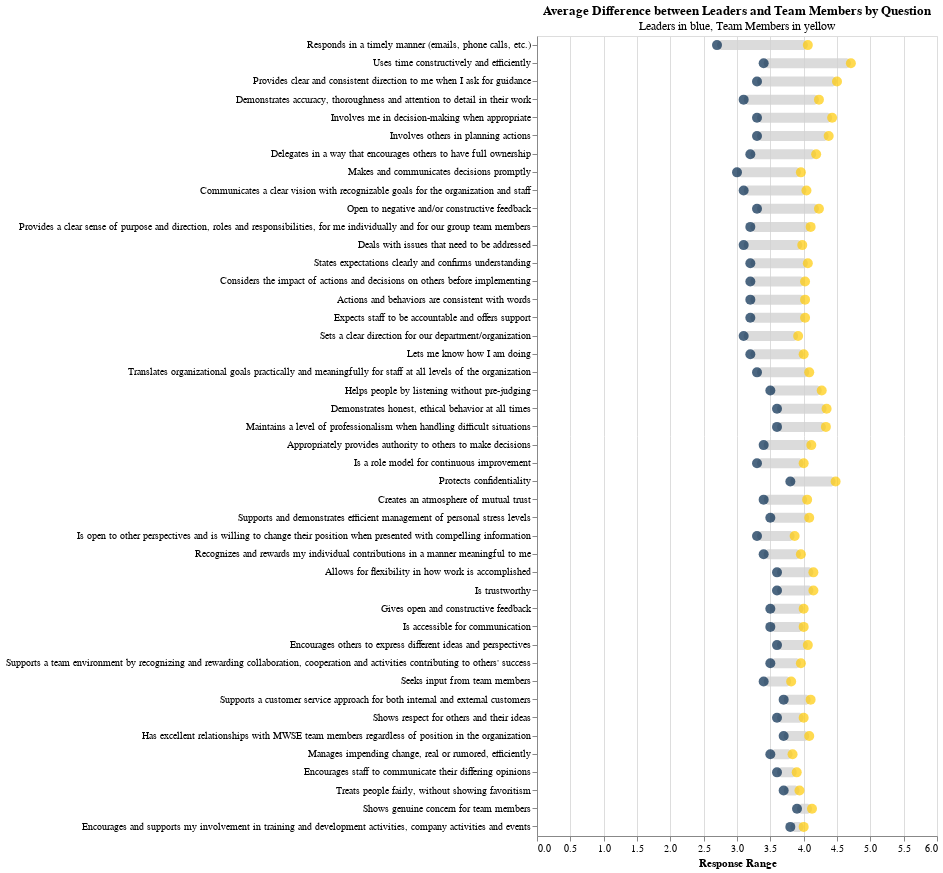

Notebook cell for this chart:
### Code cell
df = df_combined.copy()
df = df.sort_values(by='mean_diff', ascending=False)

question_sort_order = df['Question'].tolist()

ci_chart = alt.Chart(df).mark_bar(cornerRadius=10, height=10, opacity= .8).encode(
    y = alt.Y('Question', sort=question_sort_order, axis=alt.Axis(labelLimit=600), title = ''),
    x = alt.X('mean_ic', scale=alt.Scale(domain=[0, 6]), title= 'Response Range'),
    x2 = alt.X2('mean_leaders'),
    color = alt.value('#D3D3D3'),
).properties(
    title = 'Average Questions by Team Members',
    width = 400, height = 800
)

ic_chart = alt.Chart(df).mark_circle(size = 100).encode(
    y = alt.Y('Question', sort=question_sort_order, axis=alt.Axis(labelLimit=600), title = ''),
    x = alt.X('mean_ic', scale=alt.Scale(domain=[0, 6]), title= 'Response Range'),
    color = alt.value('#FFCB05'),
).properties(
    title = 'Average Questions by Team Members',
    width = 400, height = 800
)

leader_chart = alt.Chart(df).mark_circle(size = 100).encode(
    y = alt.Y('Question:N', sort=question_sort_order, axis=alt.Axis(labelLimit=600), title = ''),
    x = alt.X('mean_leaders', scale=alt.Scale(domain=[0, 6]), title= 'Response Range'),
    color = alt.value('#00274C'),
)

(ci_chart + ic_chart + leader_chart).properties(
    title={
      "text": ["Average Difference between Leaders and Team Members by Question"],
      "subtitle": ["Leaders in blue, Team Members in yellow"]
    },
    width = 400, height = 800
)

### Figure 1 — Vega-Lite specification as saved in the notebook (floating-point values rounded to 4 significant figures)
{"config": {"view": {"continuousWidth": 300, "continuousHeight": 300}}, "layer": [{"mark": {"type": "bar", "cornerRadius": 10, "height": 10, "opacity": 0.8}, "encoding": {"color": {"value": "#D3D3D3"}, "x": {"field": "mean_ic", "scale": {"domain": [0, 6]}, "title": "Response Range", "type": "quantitative"}, "x2": {"field": "mean_leaders"}, "y": {"axis": {"labelLimit": 600}, "field": "Question", "sort": ["Responds in a timely manner (emails, phone calls, etc.)", "Uses time constructively and efficiently", "Provides clear and consistent direction to me when I ask for guidance", "Demonstrates accuracy, thoroughness and attention to detail in their work", "Involves me in decision-making when appropriate", "Involves others in planning actions", "Delegates in a way that encourages others to have full ownership", "Makes and communicates decisions promptly", "Communicates a clear vision with recognizable goals for the organization and staff", "Open to negative and/or constructive feedback", "Provides a clear sense of purpose and direction, roles and responsibilities, for me individually and for our group team members", "Deals with issues that need to be addressed", "States expectations clearly and confirms understanding", "Considers the impact of actions and decisions on others before implementing", "Actions and behaviors are consistent with words", "Expects staff to be accountable and offers support", "Sets a clear direction for our department/organization", "Lets me know how I am doing", "Translates organizational goals practically and meaningfully for staff at all levels of the organization", "Helps people by listening without pre-judging", "Demonstrates honest, ethical behavior at all times", "Maintains a level of professionalism when handling difficult situations", "Appropriately provides authority to others to make decisions", "Is a role model for continuous improvement", "Protects confidentiality", "Creates an atmosphere of mutual trust", "Supports and demonstrates efficient management of personal stress levels", "Is open to other perspectives and is willing to change their position when presented with compelling information", "Recognizes and rewards my individual contributions in a manner meaningful to me", "Allows for flexibility in how work is accomplished", "Is trustworthy", "Gives open and constructive feedback", "Is accessible for communication", "Encourages others to express different ideas and perspectives", "Supports a team environment by recognizing and rewarding collaboration, cooperation and activities contributing to others' success", "Seeks input from team members", "Supports a customer service approach for both internal and external customers", "Shows respect for others and their ideas", "Has excellent relationships with MWSE team members regardless of position in the organization", "Manages impending change, real or rumored, efficiently", "Encourages staff to communicate their differing opinions", "Treats people fairly, without showing favoritism", "Shows genuine concern for team members", "Encourages and supports my involvement in training and development activities, company activities and events"], "title": "", "type": "nominal"}}, "title": "Average Questions by Team Members"}, {"mark": {"type": "circle", "size": 100}, "encoding": {"color": {"value": "#FFCB05"}, "x": {"field": "mean_ic", "scale": {"domain": [0, 6]}, "title": "Response Range", "type": "quantitative"}, "y": {"axis": {"labelLimit": 600}, "field": "Question", "sort": ["Responds in a timely manner (emails, phone calls, etc.)", "Uses time constructively and efficiently", "Provides clear and consistent direction to me when I ask for guidance", "Demonstrates accuracy, thoroughness and attention to detail in their work", "Involves me in decision-making when appropriate", "Involves others in planning actions", "Delegates in a way that encourages others to have full ownership", "Makes and communicates decisions promptly", "Communicates a clear vision with recognizable goals for the organization and staff", "Open to negative and/or constructive feedback", "Provides a clear sense of purpose and direction, roles and responsibilities, for me individually and for our group team members", "Deals with issues that need to be addressed", "States expectations clearly and confirms understanding", "Considers the impact of actions and decisions on others before implementing", "Actions and behaviors are consistent with words", "Expects staff to be accountable and offers support", "Sets a clear direction for our department/organization", "Lets me know how I am doing", "Translates organizational goals practically and meaningfully for staff at all levels of the organization", "Helps people by listening without pre-judging", "Demonstrates honest, ethical behavior at all times", "Maintains a level of professionalism when handling difficult situations", "Appropriately provides authority to others to make decisions", "Is a role model for continuous improvement", "Protects confidentiality", "Creates an atmosphere of mutual trust", "Supports and demonstrates efficient management of personal stress levels", "Is open to other perspectives and is willing to change their position when presented with compelling information", "Recognizes and rewards my individual contributions in a manner meaningful to me", "Allows for flexibility in how work is accomplished", "Is trustworthy", "Gives open and constructive feedback", "Is accessible for communication", "Encourages others to express different ideas and perspectives", "Supports a team environment by recognizing and rewarding collaboration, cooperation and activities contributing to others' success", "Seeks input from team members", "Supports a customer service approach for both internal and external customers", "Shows respect for others and their ideas", "Has excellent relationships with MWSE team members regardless of position in the organization", "Manages impending change, real or rumored, efficiently", "Encourages staff to communicate their differing opinions", "Treats people fairly, without showing favoritism", "Shows genuine concern for team members", "Encourages and supports my involvement in training and development activities, company activities and events"], "title": "", "type": "nominal"}}, "title": "Average Questions by Team Members"}, {"mark": {"type": "circle", "size": 100}, "encoding": {"color": {"value": "#00274C"}, "x": {"field": "mean_leaders", "scale": {"domain": [0, 6]}, "title": "Response Range", "type": "quantitative"}, "y": {"axis": {"labelLimit": 600}, "field": "Question", "sort": ["Responds in a timely manner (emails, phone calls, etc.)", "Uses time constructively and efficiently", "Provides clear and consistent direction to me when I ask for guidance", "Demonstrates accuracy, thoroughness and attention to detail in their work", "Involves me in decision-making when appropriate", "Involves others in planning actions", "Delegates in a way that encourages others to have full ownership", "Makes and communicates decisions promptly", "Communicates a clear vision with recognizable goals for the organization and staff", "Open to negative and/or constructive feedback", "Provides a clear sense of purpose and direction, roles and responsibilities, for me individually and for our group team members", "Deals with issues that need to be addressed", "States expectations clearly and confirms understanding", "Considers the impact of actions and decisions on others before implementing", "Actions and behaviors are consistent with words", "Expects staff to be accountable and offers support", "Sets a clear direction for our department/organization", "Lets me know how I am doing", "Translates organizational goals practically and meaningfully for staff at all levels of the organization", "Helps people by listening without pre-judging", "Demonstrates honest, ethical behavior at all times", "Maintains a level of professionalism when handling difficult situations", "Appropriately provides authority to others to make decisions", "Is a role model for continuous improvement", "Protects confidentiality", "Creates an atmosphere of mutual trust", "Supports and demonstrates efficient management of personal stress levels", "Is open to other perspectives and is willing to change their position when presented with compelling information", "Recognizes and rewards my individual contributions in a manner meaningful to me", "Allows for flexibility in how work is accomplished", "Is trustworthy", "Gives open and constructive feedback", "Is accessible for communication", "Encourages others to express different ideas and perspectives", "Supports a team environment by recognizing and rewarding collaboration, cooperation and activities contributing to others' success", "Seeks input from team members", "Supports a customer service approach for both internal and external customers", "Shows respect for others and their ideas", "Has excellent relationships with MWSE team members regardless of position in the organization", "Manages impending change, real or rumored, efficiently", "Encourages staff to communicate their differing opinions", "Treats people fairly, without showing favoritism", "Shows genuine concern for team members", "Encourages and supports my involvement in training and development activities, company activities and events"], "title": "", "type": "nominal"}}}], "data": {"name": "data-c0022123bd2fe364c2f1719a2ee313ce"}, "height": 800, "title": {"text": ["Average Difference between Leaders and Team Members by Question"], "subtitle": ["Leaders in blue, Team Members in yellow"]}, "width": 400, "$schema": "https://vega.github.io/schema/vega-lite/v5.6.1.json", "datasets": {"data-c0022123bd2fe364c2f1719a2ee313ce": [{"Question": "Responds in a timely manner (emails, phone calls, etc.)", "mean_leaders": 2.7, "std_leaders": 1.187, "upper_leaders": 3.887, "lower_leaders": 1.513, "mean_ic": 4.062, "std_ic": 1.375, "upper_ic": 5.438, "lower_ic": 2.687, "mean_diff": 1.362}, {"Question": "Uses time constructively and efficiently", "mean_leaders": 3.4, "std_leaders": 1.356, "upper_leaders": 4.756, "lower_leaders": 2.044, "mean_ic": 4.708, "std_ic": 1.29, "upper_ic": 5.999, "lower_ic": 3.418, "mean_diff": 1.308}, {"Question": "Provides clear and consistent direction to me when I ask for guidance", "mean_leaders": 3.3, "std_leaders": 0.6403, "upper_leaders": 3.94, "lower_leaders": 2.66, "mean_ic": 4.5, "std_ic": 1.369, "upper_ic": 5.869, "lower_ic": 3.131, "mean_diff": 1.2}, {"Question": "Demonstrates accuracy, thoroughness and attention to detail in their work", "mean_leaders": 3.1, "std_leaders": 1.221, "upper_leaders": 4.321, "lower_leaders": 1.879, "mean_ic": 4.229, "std_ic": 1.388, "upper_ic": 5.617, "lower_ic": 2.841, "mean_diff": 1.129}, {"Question": "Involves me in decision-making when appropriate", "mean_leaders": 3.3, "std_leaders": 0.9, "upper_leaders": 4.2, "lower_leaders": 2.4, "mean_ic": 4.427, "std_ic": 1.425, "upper_ic": 5.852, "lower_ic": 3.002, "mean_diff": 1.127}, {"Question": "Involves others in planning actions", "mean_leaders": 3.3, "std_leaders": 1.005, "upper_leaders": 4.305, "lower_leaders": 2.295, "mean_ic": 4.375, "std_ic": 1.317, "upper_ic": 5.692, "lower_ic": 3.058, "mean_diff": 1.075}, {"Question": "Delegates in a way that encourages others to have full ownership", "mean_leaders": 3.2, "std_leaders": 0.8718, "upper_leaders": 4.072, "lower_leaders": 2.328, "mean_ic": 4.188, "std_ic": 1.302, "upper_ic": 5.489, "lower_ic": 2.886, "mean_diff": 0.9875}, {"Question": "Makes and communicates decisions promptly", "mean_leaders": 3.0, "std_leaders": 1.0, "upper_leaders": 4.0, "lower_leaders": 2.0, "mean_ic": 3.958, "std_ic": 1.172, "upper_ic": 5.13, "lower_ic": 2.786, "mean_diff": 0.9583}, {"Question": "Communicates a clear vision with recognizable goals for the organization and staff", "mean_leaders": 3.1, "std_leaders": 0.9434, "upper_leaders": 4.043, "lower_leaders": 2.157, "mean_ic": 4.042, "std_ic": 1.079, "upper_ic": 5.121, "lower_ic": 2.962, "mean_diff": 0.9417}, {"Question": "Open to negative and/or constructive feedback", "mean_leaders": 3.3, "std_leaders": 1.269, "upper_leaders": 4.569, "lower_leaders": 2.031, "mean_ic": 4.229, "std_ic": 1.342, "upper_ic": 5.571, "lower_ic": 2.887, "mean_diff": 0.9292}, {"Question": "Provides a clear sense of purpose and direction, roles and responsibilities, for me individually and for our group team members", "mean_leaders": 3.2, "std_leaders": 1.166, "upper_leaders": 4.366, "lower_leaders": 2.034, "mean_ic": 4.104, "std_ic": 1.229, "upper_ic": 5.333, "lower_ic": 2.875, "mean_diff": 0.9042}, {"Question": "Deals with issues that need to be addressed", "mean_leaders": 3.1, "std_leaders": 1.136, "upper_leaders": 4.236, "lower_leaders": 1.964, "mean_ic": 3.979, "std_ic": 1.164, "upper_ic": 5.143, "lower_ic": 2.816, "mean_diff": 0.8792}, {"Question": "States expectations clearly and confirms understanding", "mean_leaders": 3.2, "std_leaders": 0.9798, "upper_leaders": 4.18, "lower_leaders": 2.22, "mean_ic": 4.062, "std_ic": 1.126, "upper_ic": 5.188, "lower_ic": 2.937, "mean_diff": 0.8625}, {"Question": "Considers the impact of actions and decisions on others before implementing", "mean_leaders": 3.2, "std_leaders": 1.166, "upper_leaders": 4.366, "lower_leaders": 2.034, "mean_ic": 4.021, "std_ic": 1.266, "upper_ic": 5.287, "lower_ic": 2.754, "mean_diff": 0.8208}, {"Question": "Actions and behaviors are consistent with words", "mean_leaders": 3.2, "std_leaders": 1.166, "upper_leaders": 4.366, "lower_leaders": 2.034, "mean_ic": 4.021, "std_ic": 0.9893, "upper_ic": 5.01, "lower_ic": 3.032, "mean_diff": 0.8208}, {"Question": "Expects staff to be accountable and offers support", "mean_leaders": 3.2, "std_leaders": 0.9798, "upper_leaders": 4.18, "lower_leaders": 2.22, "mean_ic": 4.021, "std_ic": 1.07, "upper_ic": 5.091, "lower_ic": 2.951, "mean_diff": 0.8208}, {"Question": "Sets a clear direction for our department/organization", "mean_leaders": 3.1, "std_leaders": 1.221, "upper_leaders": 4.321, "lower_leaders": 1.879, "mean_ic": 3.917, "std_ic": 1.115, "upper_ic": 5.032, "lower_ic": 2.802, "mean_diff": 0.8167}, {"Question": "Lets me know how I am doing", "mean_leaders": 3.2, "std_leaders": 1.077, "upper_leaders": 4.277, "lower_leaders": 2.123, "mean_ic": 4.0, "std_ic": 1.168, "upper_ic": 5.168, "lower_ic": 2.832, "mean_diff": 0.8}, {"Question": "Translates organizational goals practically and meaningfully for staff at all levels of the organization", "mean_leaders": 3.3, "std_leaders": 0.781, "upper_leaders": 4.081, "lower_leaders": 2.519, "mean_ic": 4.083, "std_ic": 1.077, "upper_ic": 5.16, "lower_ic": 3.006, "mean_diff": 0.7833}, {"Question": "Helps people by listening without pre-judging", "mean_leaders": 3.5, "std_leaders": 1.025, "upper_leaders": 4.525, "lower_leaders": 2.475, "mean_ic": 4.271, "std_ic": 1.237, "upper_ic": 5.508, "lower_ic": 3.034, "mean_diff": 0.7708}, {"Question": "Demonstrates honest, ethical behavior at all times", "mean_leaders": 3.6, "std_leaders": 1.114, "upper_leaders": 4.714, "lower_leaders": 2.486, "mean_ic": 4.344, "std_ic": 1.047, "upper_ic": 5.39, "lower_ic": 3.297, "mean_diff": 0.7437}, {"Question": "Maintains a level of professionalism when handling difficult situations", "mean_leaders": 3.6, "std_leaders": 0.9165, "upper_leaders": 4.517, "lower_leaders": 2.683, "mean_ic": 4.333, "std_ic": 1.196, "upper_ic": 5.529, "lower_ic": 3.137, "mean_diff": 0.7333}, {"Question": "Appropriately provides authority to others to make decisions", "mean_leaders": 3.4, "std_leaders": 0.9165, "upper_leaders": 4.317, "lower_leaders": 2.483, "mean_ic": 4.115, "std_ic": 1.263, "upper_ic": 5.378, "lower_ic": 2.851, "mean_diff": 0.7146}, {"Question": "Is a role model for continuous improvement", "mean_leaders": 3.3, "std_leaders": 1.005, "upper_leaders": 4.305, "lower_leaders": 2.295, "mean_ic": 4.0, "std_ic": 1.137, "upper_ic": 5.137, "lower_ic": 2.863, "mean_diff": 0.7}, {"Question": "Protects confidentiality", "mean_leaders": 3.8, "std_leaders": 0.8718, "upper_leaders": 4.672, "lower_leaders": 2.928, "mean_ic": 4.479, "std_ic": 1.118, "upper_ic": 5.597, "lower_ic": 3.361, "mean_diff": 0.6792}, {"Question": "Creates an atmosphere of mutual trust", "mean_leaders": 3.4, "std_leaders": 1.281, "upper_leaders": 4.681, "lower_leaders": 2.119, "mean_ic": 4.052, "std_ic": 1.1, "upper_ic": 5.152, "lower_ic": 2.952, "mean_diff": 0.6521}, {"Question": "Supports and demonstrates efficient management of personal stress levels", "mean_leaders": 3.5, "std_leaders": 0.922, "upper_leaders": 4.422, "lower_leaders": 2.578, "mean_ic": 4.083, "std_ic": 1.272, "upper_ic": 5.355, "lower_ic": 2.811, "mean_diff": 0.5833}, {"Question": "Is open to other perspectives and is willing to change their position when presented with compelling information", "mean_leaders": 3.3, "std_leaders": 1.269, "upper_leaders": 4.569, "lower_leaders": 2.031, "mean_ic": 3.865, "std_ic": 1.278, "upper_ic": 5.142, "lower_ic": 2.587, "mean_diff": 0.5646}, {"Question": "Recognizes and rewards my individual contributions in a manner meaningful to me", "mean_leaders": 3.4, "std_leaders": 1.114, "upper_leaders": 4.514, "lower_leaders": 2.286, "mean_ic": 3.958, "std_ic": 1.224, "upper_ic": 5.182, "lower_ic": 2.734, "mean_diff": 0.5583}, {"Question": "Allows for flexibility in how work is accomplished", "mean_leaders": 3.6, "std_leaders": 1.281, "upper_leaders": 4.881, "lower_leaders": 2.319, "mean_ic": 4.146, "std_ic": 1.19, "upper_ic": 5.336, "lower_ic": 2.956, "mean_diff": 0.5458}, {"Question": "Is trustworthy", "mean_leaders": 3.6, "std_leaders": 1.281, "upper_leaders": 4.881, "lower_leaders": 2.319, "mean_ic": 4.146, "std_ic": 1.06, "upper_ic": 5.206, "lower_ic": 3.085, "mean_diff": 0.5458}, {"Question": "Gives open and constructive feedback", "mean_leaders": 3.5, "std_leaders": 0.922, "upper_leaders": 4.422, "lower_leaders": 2.578, "mean_ic": 4.0, "std_ic": 1.242, "upper_ic": 5.242, "lower_ic": 2.758, "mean_diff": 0.5}, {"Question": "Is accessible for communication", "mean_leaders": 3.5, "std_leaders": 1.118, "upper_leaders": 4.618, "lower_leaders": 2.382, "mean_ic": 4.0, "std_ic": 1.041, "upper_ic": 5.041, "lower_ic": 2.959, "mean_diff": 0.5}, {"Question": "Encourages others to express different ideas and perspectives", "mean_leaders": 3.6, "std_leaders": 1.2, "upper_leaders": 4.8, "lower_leaders": 2.4, "mean_ic": 4.062, "std_ic": 1.029, "upper_ic": 5.091, "lower_ic": 3.034, "mean_diff": 0.4625}, {"Question": "Supports a team environment by recognizing and rewarding collaboration, cooperation and activities contributing to others' success", "mean_leaders": 3.5, "std_leaders": 0.922, "upper_leaders": 4.422, "lower_leaders": 2.578, "mean_ic": 3.958, "std_ic": 1.079, "upper_ic": 5.038, "lower_ic": 2.879, "mean_diff": 0.4583}, {"Question": "Seeks input from team members", "mean_leaders": 3.4, "std_leaders": 0.9165, "upper_leaders": 4.317, "lower_leaders": 2.483, "mean_ic": 3.812, "std_ic": 1.093, "upper_ic": 4.905, "lower_ic": 2.72, "mean_diff": 0.4125}, {"Question": "Supports a customer service approach for both internal and external customers", "mean_leaders": 3.7, "std_leaders": 0.9, "upper_leaders": 4.6, "lower_leaders": 2.8, "mean_ic": 4.104, "std_ic": 0.9626, "upper_ic": 5.067, "lower_ic": 3.142, "mean_diff": 0.4042}, {"Question": "Shows respect for others and their ideas", "mean_leaders": 3.6, "std_leaders": 1.114, "upper_leaders": 4.714, "lower_leaders": 2.486, "mean_ic": 4.0, "std_ic": 1.0, "upper_ic": 5.0, "lower_ic": 3.0, "mean_diff": 0.4}, {"Question": "Has excellent relationships with MWSE team members regardless of position in the organization", "mean_leaders": 3.7, "std_leaders": 1.005, "upper_leaders": 4.705, "lower_leaders": 2.695, "mean_ic": 4.083, "std_ic": 1.152, "upper_ic": 5.235, "lower_ic": 2.932, "mean_diff": 0.3833}, {"Question": "Manages impending change, real or rumored, efficiently", "mean_leaders": 3.5, "std_leaders": 0.8062, "upper_leaders": 4.306, "lower_leaders": 2.694, "mean_ic": 3.833, "std_ic": 1.067, "upper_ic": 4.901, "lower_ic": 2.766, "mean_diff": 0.3333}, {"Question": "Encourages staff to communicate their differing opinions", "mean_leaders": 3.6, "std_leaders": 0.6633, "upper_leaders": 4.263, "lower_leaders": 2.937, "mean_ic": 3.896, "std_ic": 0.984, "upper_ic": 4.88, "lower_ic": 2.912, "mean_diff": 0.2958}, {"Question": "Treats people fairly, without showing favoritism", "mean_leaders": 3.7, "std_leaders": 1.005, "upper_leaders": 4.705, "lower_leaders": 2.695, "mean_ic": 3.938, "std_ic": 1.049, "upper_ic": 4.986, "lower_ic": 2.889, "mean_diff": 0.2375}, {"Question": "Shows genuine concern for team members", "mean_leaders": 3.9, "std_leaders": 1.3, "upper_leaders": 5.2, "lower_leaders": 2.6, "mean_ic": 4.125, "std_ic": 0.9492, "upper_ic": 5.074, "lower_ic": 3.176, "mean_diff": 0.225}, {"Question": "Encourages and supports my involvement in training and development activities, company activities and events", "mean_leaders": 3.8, "std_leaders": 0.8718, "upper_leaders": 4.672, "lower_leaders": 2.928, "mean_ic": 4.0, "std_ic": 0.9789, "upper_ic": 4.979, "lower_ic": 3.021, "mean_diff": 0.2}]}}
